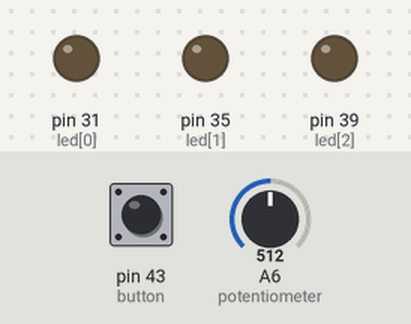
Recording of a sketch running on a simulated Arduino Mega 2560, built with avr-gcc and run on an emulated ATmega2560. Shown: output pins drawn as LEDs (lit = HIGH). Dashed ring = blinking. The inputs (shaded band) are chosen by the test bench; at power-on: A6 (potentiometer) = 512, pin 43 (button) LOW. Random numbers use the default seed unless the sketch sets one; what the sketch prints to the serial monitor is not drawn.

Above: at 1.2 s.
1.3 s: A6 (potentiometer) set to 10
At 3.45 s:
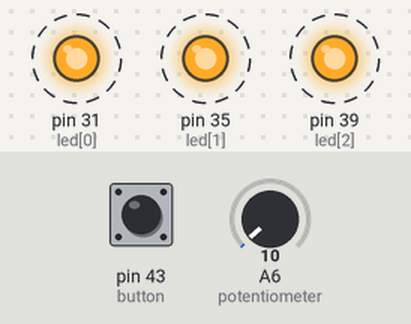
4.3 s: A6 (potentiometer) set to 7
At 4.74 s:
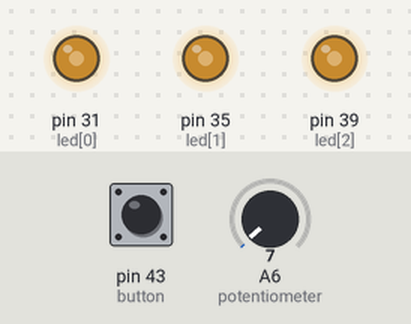
7.3 s: pin 43 (button) pulled HIGH for 0.15 s
At 8.4 s:
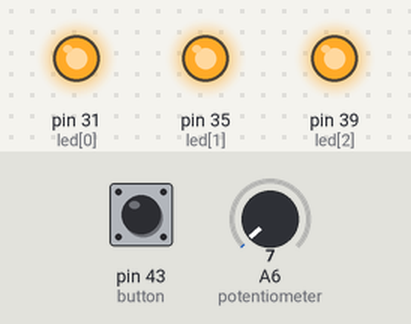
9.3 s: pin 43 (button) pulled HIGH for 1 s
At 10.2 s:
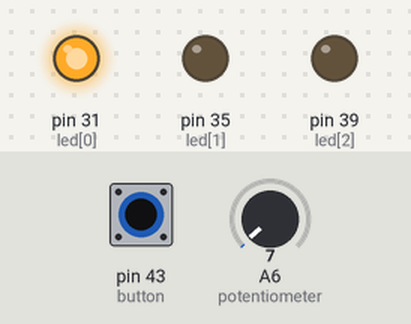
12.3 s: A6 (potentiometer) set to 306
15.3 s: pin 43 (button) pulled HIGH for 0.15 s
Timing chart, 0 to 19.4 s (numbered marks = the images above; inputs shaded):
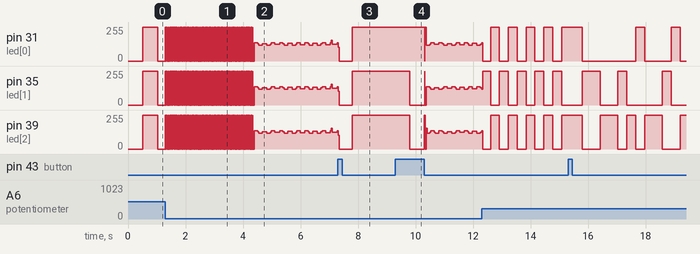

Measured:
- the behaviour switches between 9 and 8 on A6 (potentiometer) (found by bisection; images 1 and 2)

The sketch:

POELab1.ino
```cpp
/*
PoeLab1 - Bike Light
A bike LED with 5 featured modes.

0 - blink all LED's
1 - turn on all LED's
2 - cycle LED's one at a time
3 - cycle through odd and even LED's
4 - random single LED

*/

#include <stdlib.h>

// define digital and analog pins
int led[3] = {31, 35, 39};
int button = 43;
int potentiometer = 6;

// define counters
int buttonState = 0;

// sets the mode of the LED.  Mode will range from 0-4 for the 5 modes.
int mode = 0;

// state keeps track of where we are inside a particular mode
int state = 0;

// used in mode 4 to turn on an off random LED's
int randInt = 0;

// time related
unsigned long interval = 200;
unsigned long time;
unsigned long prev_time = 0;

void mode0(void);
void mode1(void);
void mode2(void);
void mode3(void);
void mode4(void);

// the setup routine runs on startup
void setup() {
  // start serial
  Serial.begin(9600);

  // initialize the digital button
  pinMode(button, INPUT);

  // initialize the analog potentiometer
  pinMode(potentiometer, INPUT);

  // initalize the digital LED's
  for (int i = 0; i < 3; i++)
  {
    pinMode(led[i], OUTPUT);
  }
}

// the loop routine runs over and over again forever:
void loop() {
  // debug println to see what mode
  Serial.println(mode);

  // set interval to potentiometer input (0 - 1024) ms
  interval = analogRead(potentiometer);

  // set button state to button input
  buttonState = digitalRead(button);

  // begin interval time state
  time = millis();

  // update mode if button was pressed down
  if(buttonState == 1)
  {
    mode = (mode + 1) % 5;
    delay(500); // limit button presses to once per half second
  }

  // use switch statement to determine which mode to call
  switch (mode) {
    case 0 : mode0(); break;
    case 1 : mode1(); break;
    case 2 : mode2(); break;
    case 3 : mode3(); break;
    case 4 : mode4(); break;
    }
}

void mode0(void)
// blink all LED's
{
  for (int j = 0; j < 2; j++)
  {
    // this statement is how we keep track of time.  Abstractly, it allows us
    // to simulate delays while still sampling for button presses
    if ((state == j) && (time - prev_time > interval))
    {
      prev_time = time;
      state = (state + 1) % 2;
      for (int i = 0; i < 3; i++)
      {
        digitalWrite(led[i], HIGH);   // turn the LED on
      }
    }
    else if ((state != j) && (time - prev_time > interval))
    {
      prev_time = time;
      state = (state + 1) % 2;
      for (int i = 0; i < 3; i++)
      {
        digitalWrite(led[i], LOW);   // turn the LED off
      }
    }
  }
}

void mode1(void)
// turn all LED's on
{
  for (int i = 0; i < 3; i++)
  {
    digitalWrite(led[i], HIGH);   // turn the LED on
  }
}

void mode2(void)
// cycle LED's one at a time
{
  for (int j = 0; j < 3; j++)
  // 3 possible states, one for each LED
  {
    if ((state == j) && (time - prev_time > interval))
    {
      prev_time = time;
      state = (state + 1) % 3;
      for (int i = 0; i < 3; i++) // loop through 3 LED's
      {
        if(i == j)
        {
          digitalWrite(led[i], HIGH);   // turn the LED on
        }
        else
        {
          digitalWrite(led[i], LOW);   // turn the LED off
        }
      }
    }
  }
}

void mode3(void)
// cycle through odd and even LED's
// state will cycle between odd and even LED's
{
  for (int j = 0; j < 2; j++)
  {
    if ((state == j) && (time - prev_time > interval))
    {
      prev_time = time;
      state = (state + 1) % 2;
      for (int i = 0; i < 3; i++)
      {
        if(j % 2 == 0)
        {
          if (i % 2 == 0)
          {
            digitalWrite(led[i], HIGH);   // turn the LED on
          }
          else
          {
            digitalWrite(led[i], LOW);   // turn the LED off
          }
        }
        else
        {
          if (i % 2 == 1)
          {
            digitalWrite(led[i], HIGH);   // turn the LED on
          }
          else
          {
            digitalWrite(led[i], LOW);   // turn the LED off
          }
        }
      }
    }
  }
}

void mode4(void)
// random single LED
{
  if (time - prev_time > interval)
  {
    // generate random number, turn on that LED, and turn off the others
    randInt = random(3);
    prev_time = time;
    for (int i = 0; i < 3; i++)
    {
      if (randInt== i)
      {
        digitalWrite(led[i], HIGH);   // turn the LED on
      }
      else
      {
        digitalWrite(led[i], LOW);   // turn the LED off
      }
    }
  }
}
```
